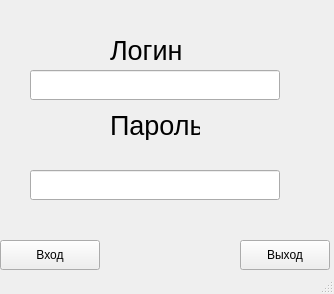
<?xml version="1.0" encoding="UTF-8"?>
<ui version="4.0">
 <class>MainWindow</class>
 <widget class="QMainWindow" name="MainWindow">
  <property name="geometry">
   <rect>
    <x>0</x>
    <y>0</y>
    <width>334</width>
    <height>294</height>
   </rect>
  </property>
  <property name="windowTitle">
   <string>Авторизация</string>
  </property>
  <property name="styleSheet">
   <string notr="true"/>
  </property>
  <widget class="QWidget" name="centralwidget">
   <widget class="QPushButton" name="pb_auth">
    <property name="geometry">
     <rect>
      <x>0</x>
      <y>240</y>
      <width>100</width>
      <height>30</height>
     </rect>
    </property>
    <property name="styleSheet">
     <string notr="true"/>
    </property>
    <property name="text">
     <string>Вход</string>
    </property>
   </widget>
   <widget class="QPushButton" name="pb_exit">
    <property name="geometry">
     <rect>
      <x>240</x>
      <y>240</y>
      <width>90</width>
      <height>30</height>
     </rect>
    </property>
    <property name="styleSheet">
     <string notr="true"/>
    </property>
    <property name="text">
     <string>Выход</string>
    </property>
   </widget>
   <widget class="QLabel" name="label">
    <property name="geometry">
     <rect>
      <x>110</x>
      <y>40</y>
      <width>80</width>
      <height>20</height>
     </rect>
    </property>
    <property name="font">
     <font>
      <pointsize>20</pointsize>
     </font>
    </property>
    <property name="styleSheet">
     <string notr="true"/>
    </property>
    <property name="text">
     <string>Логин</string>
    </property>
   </widget>
   <widget class="QLabel" name="label_2">
    <property name="geometry">
     <rect>
      <x>110</x>
      <y>110</y>
      <width>90</width>
      <height>30</height>
     </rect>
    </property>
    <property name="font">
     <font>
      <pointsize>20</pointsize>
     </font>
    </property>
    <property name="styleSheet">
     <string notr="true"/>
    </property>
    <property name="text">
     <string>Пароль</string>
    </property>
   </widget>
   <widget class="QLineEdit" name="lineEdit_log">
    <property name="geometry">
     <rect>
      <x>30</x>
      <y>70</y>
      <width>250</width>
      <height>30</height>
     </rect>
    </property>
   </widget>
   <widget class="QLineEdit" name="lineEdit_psw">
    <property name="geometry">
     <rect>
      <x>30</x>
      <y>170</y>
      <width>250</width>
      <height>30</height>
     </rect>
    </property>
   </widget>
  </widget>
  <widget class="QStatusBar" name="statusbar"/>
 </widget>
 <resources/>
 <connections/>
</ui>
